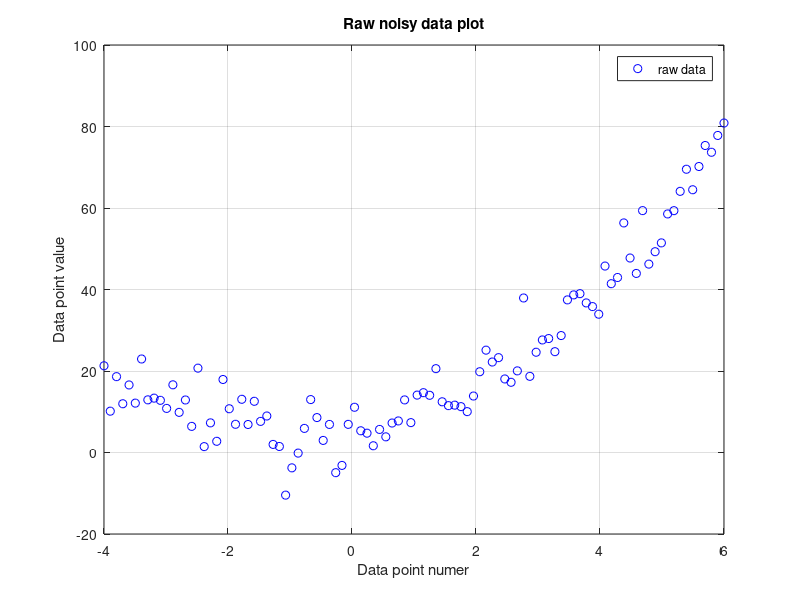

The MATLAB script that drew this image:
close
clear
clc

% generate 100 sample points along teh equation for a 1D quadratic lin
% quadratic coefficients
A= 1.6;
B=2.5;
C=6;
N= 100;

x=linspace(-4, 6,N);
yTrue= A*x.^2+B*x+C;

%add guassian noise mean 0 and standard deviation of 5
y=yTrue +5*randn(1,N);

%fit figure
figure;
plot(x, y, 'b o');
xlabel('Data point numer'), ylabel('Data point value'), title('Raw noisy data plot', 'FontWeight','bold')
legend('raw data')
grid on 
